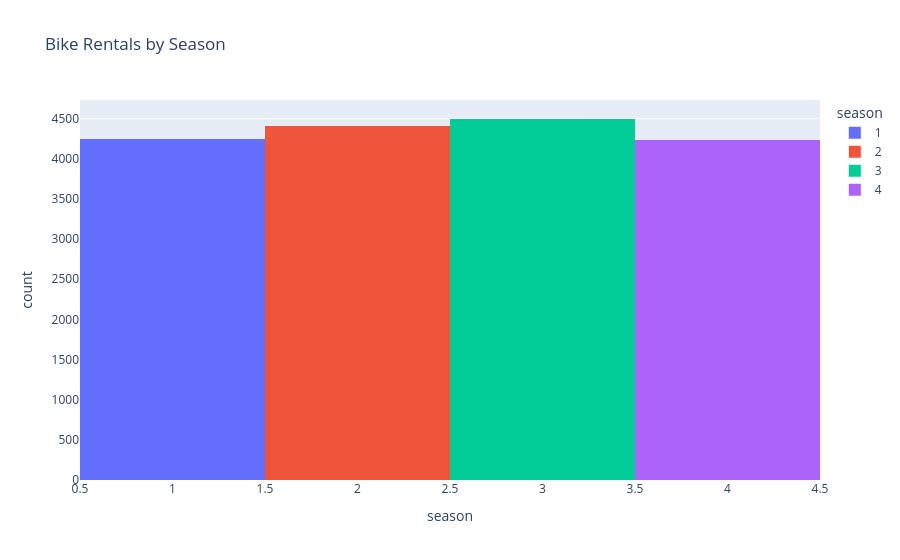

Write notebook code for a chart like this one.
### Markdown cell above
* Most temperature values are in the middle of the range. 
* There are fewer records with very low or very high temperatures. 
* This is useful because temperature may affect how many people rent bikes.

### Code cell
# display bike rentals by season in a bar chart
fig = px.histogram(
    df,
    x='season',
    color='season',  # colour bars by season
    title='Records by Season'
)
fig.show()

### Figure 1 — Plotly figure (JSON) as saved in the notebook; plotly's stock layout.template omitted (floating-point values rounded to 4 significant figures; data arrays with more than 128 entries replaced by an {"elided": "..."} marker saying what was removed)
{"data": [{"bingroup": "x", "hovertemplate": "season=%{x}<br>count=%{y}<extra></extra>", "legendgroup": "1", "marker": {"color": "#636efa", "pattern": {"shape": ""}}, "name": "1", "orientation": "v", "showlegend": true, "type": "histogram", "x": {"elided": "4242 int values"}, "xaxis": "x", "yaxis": "y"}, {"bingroup": "x", "hovertemplate": "season=%{x}<br>count=%{y}<extra></extra>", "legendgroup": "2", "marker": {"color": "#EF553B", "pattern": {"shape": ""}}, "name": "2", "orientation": "v", "showlegend": true, "type": "histogram", "x": {"elided": "4409 int values"}, "xaxis": "x", "yaxis": "y"}, {"bingroup": "x", "hovertemplate": "season=%{x}<br>count=%{y}<extra></extra>", "legendgroup": "3", "marker": {"color": "#00cc96", "pattern": {"shape": ""}}, "name": "3", "orientation": "v", "showlegend": true, "type": "histogram", "x": {"elided": "4496 int values"}, "xaxis": "x", "yaxis": "y"}, {"bingroup": "x", "hovertemplate": "season=%{x}<br>count=%{y}<extra></extra>", "legendgroup": "4", "marker": {"color": "#ab63fa", "pattern": {"shape": ""}}, "name": "4", "orientation": "v", "showlegend": true, "type": "histogram", "x": {"elided": "4232 int values"}, "xaxis": "x", "yaxis": "y"}], "layout": {"barmode": "relative", "legend": {"title": {"text": "season"}, "tracegroupgap": 0}, "title": {"text": "Bike Rentals by Season"}, "xaxis": {"anchor": "y", "categoryarray": [1, 2, 3, 4], "categoryorder": "array", "domain": [0, 1], "title": {"text": "season"}}, "yaxis": {"anchor": "x", "domain": [0, 1], "title": {"text": "count"}}}}
